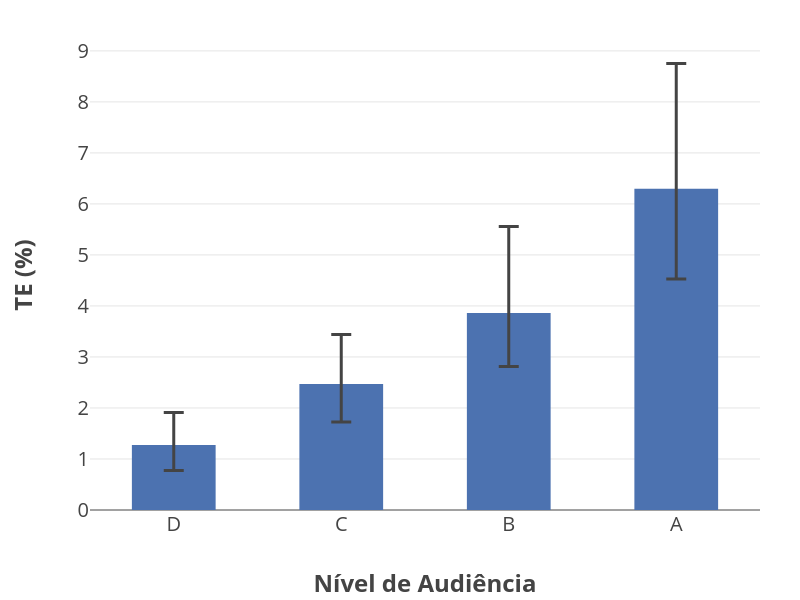

Here is the notebook cell this chart was saved with:
### Code cell
stats = (
    perfis
    .group_by("tier_audiencia")
    .agg(
        pl.col("erclassico_mediana").median().alias("te_median"),
        pl.col("erclassico_mediana").quantile(0.25).alias("te_q1"),
        pl.col("erclassico_mediana").quantile(0.75).alias("te_q3"),
        pl.col("cv").median().alias("cv_median"),
        pl.col("cv").quantile(0.25).alias("cv_q1"),
        pl.col("cv").quantile(0.75).alias("cv_q3"),
    )
    .with_columns(
        pl.col("tier_audiencia")
          .replace({tier: i for i, tier in enumerate(ORDEM_TIER)})
          .alias("ordem")
    )
    .sort("ordem")
    .drop("ordem")
    .to_pandas()
)

fig = go.Figure()

fig.add_trace(
    go.Bar(
        x=stats["tier_audiencia"],
        y=stats["te_median"],
        error_y=dict(
            type="data",
            symmetric=False,
            array=(stats["te_q3"] - stats["te_median"]).tolist(),
            arrayminus=(stats["te_median"] - stats["te_q1"]).tolist(),
            thickness=3,
            width=10,
        ),
        marker_color="#4C72B0",
        width=0.5,
    )
)

fig.update_layout(
    template="none",
    paper_bgcolor="white",
    plot_bgcolor="white",
    width=800,
    height=600,
    font=dict(size=20),
    margin=dict(l=90, r=40, t=40, b=90),
)

fig.update_xaxes(
    title="<b>Nível de Audiência</b>",
    title_font=dict(size=24),
    tickfont=dict(size=20),
    categoryorder="array",
    categoryarray=["D", "C", "B", "A"]
)

fig.update_yaxes(
    title="<b>TE (%)</b>",
    title_font=dict(size=24),
    tickfont=dict(size=20),
    gridcolor="#e5e5e5"
)

fig.write_image(
    "output/fig_h1_mediana_iqr_te.png",
    width=800,
    height=600,
    scale=3
)
fig.show()

### Figure 1 — Plotly figure (JSON) as saved in the notebook; plotly's stock layout.template omitted (floating-point values rounded to 4 significant figures)
{"data": [{"error_y": {"array": [0.6349, 0.9707, 1.696, 2.454], "arrayminus": [0.4979, 0.7431, 1.051, 1.768], "symmetric": false, "thickness": 3, "type": "data", "width": 10}, "marker": {"color": "#4C72B0"}, "type": "bar", "width": 0.5, "x": ["D", "C", "B", "A"], "y": [1.274, 2.469, 3.862, 6.298]}], "layout": {"font": {"size": 20}, "height": 600, "margin": {"b": 90, "l": 90, "r": 40, "t": 40}, "paper_bgcolor": "white", "plot_bgcolor": "white", "width": 800, "xaxis": {"categoryarray": ["D", "C", "B", "A"], "categoryorder": "array", "tickfont": {"size": 20}, "title": {"font": {"size": 24}, "text": "<b>Nível de Audiência</b>"}}, "yaxis": {"gridcolor": "#e5e5e5", "tickfont": {"size": 20}, "title": {"font": {"size": 24}, "text": "<b>TE (%)</b>"}}}}
